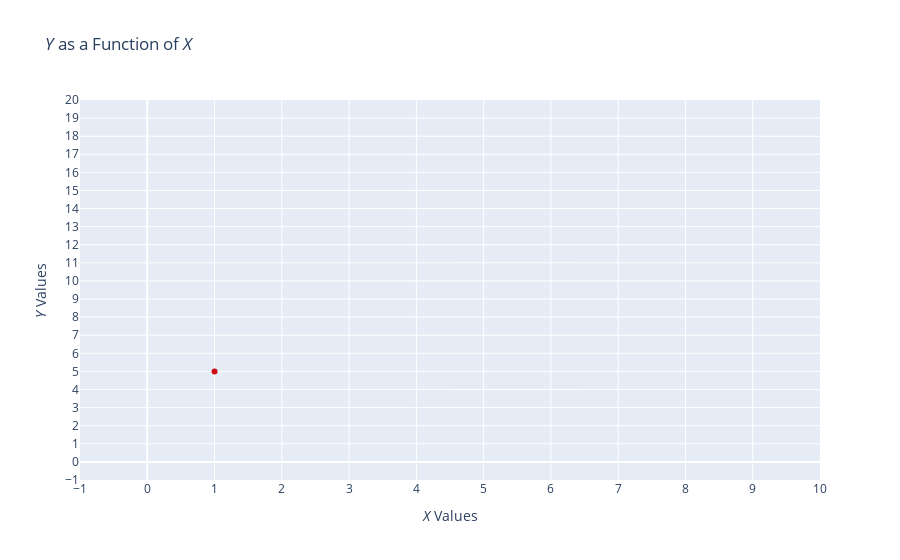

This figure's notebook cell:
### Markdown cell above
<center> Figure 3: The layout of our graph. As all of our data points have positive $x$ and $y$ values, we only need to focus on the first quadrant (top right corner).</center>

Now, using our chart of data points, let's plot our first point. The $x$-value of our first point is 1, and the $y$-value is 5. So let's find the point on the graph where $x=1$ and $y=5$ and mark this point

### Code cell
layout = go.Layout(
    title = "<i>Y</i> as a Function of <i>X</i>",
    yaxis = dict(
        title="<i>Y</i> Values",
        range = [-1,20],
        dtick = 1.00
    ),
    xaxis = dict(
        title="<i>X</i> Values",
        range = [-1,10],
        dtick = 1.00
    )
)

trace1 = go.Scatter(
    x = [1],
    y = [5],
    mode = "lines+markers",
    name = "Plot 1",
    line=dict(
        color = ('rgb(205, 12, 24)'),
        shape = "spline",
        dash = "dot"
    )
    
)

fig = go.Figure(data = [trace1], layout = layout)
py.offline.iplot(fig)

### Figure 1 — Plotly figure (JSON) as saved in the notebook; plotly's stock layout.template omitted (floating-point values rounded to 4 significant figures)
{"data": [{"line": {"color": "rgb(205, 12, 24)", "dash": "dot", "shape": "spline"}, "mode": "lines+markers", "name": "Plot 1", "type": "scatter", "x": [1], "y": [5]}], "layout": {"title": {"text": "<i>Y</i> as a Function of <i>X</i>"}, "xaxis": {"dtick": 1, "range": [-1, 10], "title": {"text": "<i>X</i> Values"}}, "yaxis": {"dtick": 1, "range": [-1, 20], "title": {"text": "<i>Y</i> Values"}}}}
